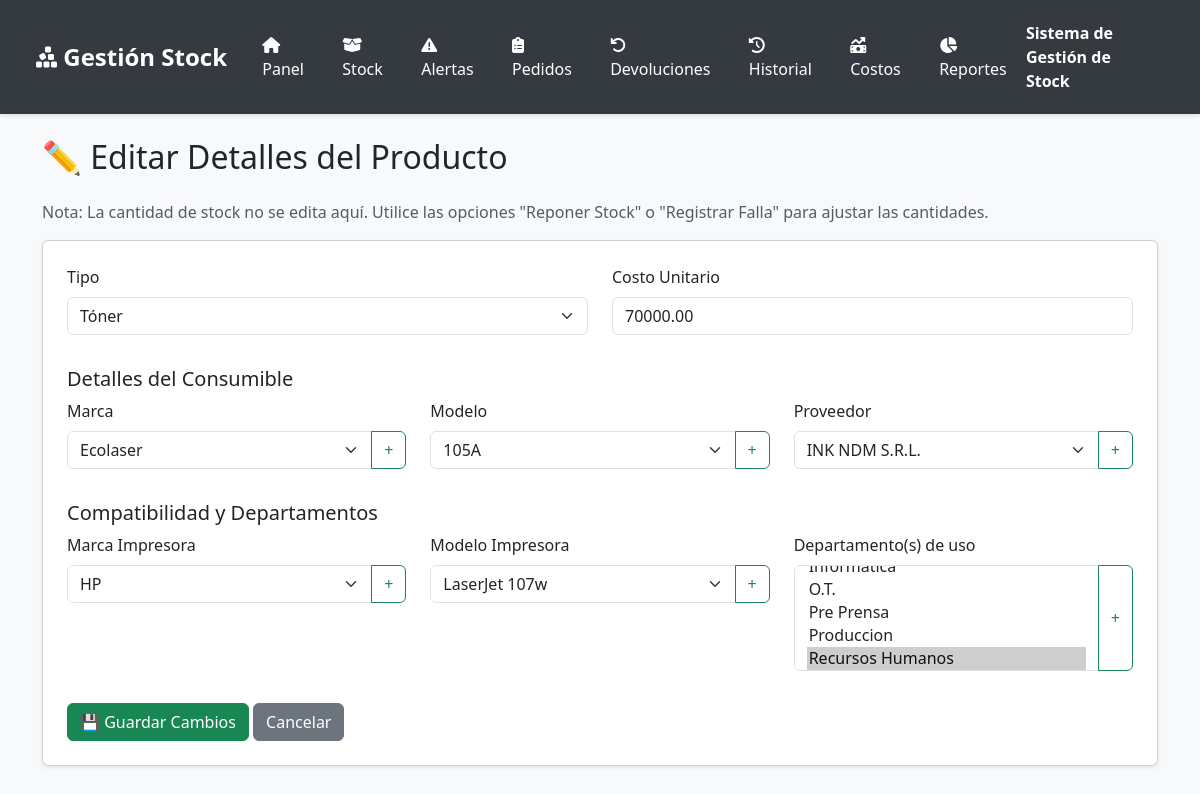
Page /stock/edit/84 on the committed database.
### tables this page shows
CREATE TABLE IF NOT EXISTS `stock` (
  `id` int NOT NULL AUTO_INCREMENT,
  `brand_id` int DEFAULT NULL,
  `consumable_model_id` int DEFAULT NULL,
  `supplier_id` int DEFAULT NULL,
  `type` enum('Tóner','Tinta') DEFAULT NULL,
  `color` varchar(50) DEFAULT NULL,
  `cost` decimal(10,2) NOT NULL DEFAULT '0.00',
  `printer_brand_id` int DEFAULT NULL,
  `printer_model_id` int DEFAULT NULL,
  `date_added` timestamp NULL DEFAULT CURRENT_TIMESTAMP,
  `is_active` tinyint(1) NOT NULL DEFAULT '1',
  PRIMARY KEY (`id`),
  KEY `fk_brand` (`brand_id`),
  KEY `fk_supplier` (`supplier_id`),
  KEY `fk_printer_brand` (`printer_brand_id`),
  KEY `fk_printer_model` (`printer_model_id`),
  KEY `fk_consumable_model` (`consumable_model_id`)
);

CREATE TABLE IF NOT EXISTS `brands` (
  `id` int NOT NULL AUTO_INCREMENT,
  `name` varchar(100) NOT NULL,
  PRIMARY KEY (`id`),
  UNIQUE KEY `name` (`name`)
);

CREATE TABLE IF NOT EXISTS `consumable_models` (
  `id` int NOT NULL AUTO_INCREMENT,
  `name` varchar(100) NOT NULL,
  PRIMARY KEY (`id`),
  UNIQUE KEY `name` (`name`)
);

CREATE TABLE IF NOT EXISTS `suppliers` (
  `id` int NOT NULL AUTO_INCREMENT,
  `name` varchar(150) NOT NULL,
  PRIMARY KEY (`id`),
  UNIQUE KEY `name` (`name`)
);

CREATE TABLE IF NOT EXISTS `printer_brands` (
  `id` int NOT NULL AUTO_INCREMENT,
  `name` varchar(100) NOT NULL,
  PRIMARY KEY (`id`),
  UNIQUE KEY `name` (`name`)
);

### BaseController.php (called while the page is built, shortened)
<?php
require_once APP_ROOT . '/config/Database.php';
class BaseController {
    public function __construct() {
        $this->db = Database::getInstance()->getConnection();
    }
}

### config/Database.php (called while the page is built, shortened)
<?php
class Database {
    private $host = "localhost";
    private $db_name = "stock_manager";
    private $username = "root";
    private $password = "";
    private static $instance = null;
    public $conn;
    private function __construct() {
        try {
            $this->conn = new mysqli($this->host, $this->username, $this->password, $this->db_name);
            $this->conn->set_charset("utf8mb4");
            $this->conn->query("SET SESSION sql_mode = 'STRICT_ALL_TABLES'");
            $this->conn->query("SET time_zone = '-03:00'");
        } catch (Exception $e) {
            die("Error de conexión: " . $e->getMessage());
        }
    }
    public static function getInstance() {
        if (self::$instance === null) {
            self::$instance = new self();
        }
        return self::$instance;
    }
    public function getConnection() {
        try {
            if ($this->conn === null || !$this->conn->query('SELECT 1')) {
                $this->__construct();
            }
        } catch (\Exception $e) {
            $this->__construct();
        }
        return $this->conn;
    }
}
?>

### models/Stock.php (called while the page is built, shortened)
<?php
class Stock {
    private $conn;
    public function __construct($db) { $this->conn = $db; }
    public function getById($id) {
        $stmt = $this->conn->prepare("
            SELECT s.*, b.name as brand_name, cm.name as model_name, sup.name as supplier_name,
                   pb.name as printer_brand_name, pm.name as printer_model_name,
                   COALESCE((SELECT SUM(quantity_change) FROM stock_movements WHERE stock_id = s.id), 0) as calculated_quantity,
                   CASE
                       WHEN s.type = 'Tinta' AND s.color = 'Negro' THEN 'Negro'
                       WHEN s.type = 'Tinta' AND s.color = 'Color' THEN 'Color'
                       WHEN s.type = 'Tóner' AND s.color = 'Negro' THEN 'Negro'
                       WHEN s.type = 'Tóner' AND s.color = 'Cyan' THEN 'Cian'
                       WHEN s.type = 'Tóner' AND s.color = 'Magenta' THEN 'Magenta'
                       WHEN s.type = 'Tóner' AND s.color = 'Yellow' THEN 'Amarillo'
                       WHEN s.color IS NULL OR s.color = '' OR s.color = '0' THEN 'Sin especificar'
                       ELSE s.color
                   END as color_display_name
            FROM stock s
            LEFT JOIN brands b ON s.brand_id = b.id
            LEFT JOIN consumable_models cm ON s.consumable_model_id = cm.id
            LEFT JOIN suppliers sup ON s.supplier_id = sup.id
            LEFT JOIN printer_brands pb ON s.printer_brand_id = pb.id
            LEFT JOIN printer_models pm ON s.printer_model_id = pm.id
            WHERE s.id = ? AND s.is_active = 1");
        $stmt->bind_param("i", $id);
        $stmt->execute();
        return $stmt->get_result()->fetch_assoc();
    }
    public function getDepartmentsByStockId($stock_id) {
        $stmt = $this->conn->prepare("SELECT department_id FROM stock_departments WHERE stock_id = ?");
        $stmt->bind_param("i", $stock_id);
        $stmt->execute();
        $result = $stmt->get_result();
        $department_ids = [];
        while ($row = $result->fetch_assoc()) {
            $department_ids[] = $row['department_id'];
        }
        return $department_ids;
    }
}
?>

### models/Brand.php (called while the page is built, shortened)
<?php
class Brand {
    private $conn;
    public function __construct($db) { $this->conn = $db; }
    public function getAll() { return $this->conn->query("SELECT * FROM brands ORDER BY name ASC"); }
}
?>

### models/Supplier.php (called while the page is built, shortened)
<?php
class Supplier {
    private $conn;
    public function __construct($db) { $this->conn = $db; }
    public function getAll() { return $this->conn->query("SELECT * FROM suppliers ORDER BY name ASC"); }
}
?>

### models/ConsumableModel.php (called while the page is built, shortened)
<?php
class ConsumableModel {
    private $conn;
    public function __construct($db) { $this->conn = $db; }
    public function getAll() { return $this->conn->query("SELECT * FROM consumable_models ORDER BY name ASC"); }
}
?>

### models/PrinterBrand.php (called while the page is built, shortened)
<?php
class PrinterBrand {
    private $conn;
    public function __construct($db) { $this->conn = $db; }
    public function getAll() { return $this->conn->query("SELECT * FROM printer_brands ORDER BY name ASC"); }
}
?>

### models/Department.php (called while the page is built, shortened)
<?php
class Department {
    private $conn;
    public function __construct($db) { $this->conn = $db; }
    public function getAll() { return $this->conn->query("SELECT * FROM departments ORDER BY name ASC"); }
}
?>

### views/stock/edit.php (the view, shortened to what this page needs)
<?php $title = 'Editar Producto'; include 'views/templates/header.php'; ?>
<h2 class="mb-4">✏️ Editar Detalles del Producto</h2>
<p class="text-muted">Nota: La cantidad de stock no se edita aquí. Utilice las opciones "Reponer Stock" o "Registrar Falla" para ajustar las cantidades.</p>
<form method="POST" action="<?php echo BASE_URL; ?>stock/edit/<?php echo $data['item']['id']; ?>" class="card p-4 shadow-sm">
  <div class="row align-items-end">
      <div class="col-md-6 mb-3">
        <label class="form-label">Tipo</label>
        <select name="type" class="form-select" required>
            <option value="Tóner" <?php if($data['item']['type'] == 'Tóner') echo 'selected'; ?>>Tóner</option>
        </select>
      </div>
      <div class="col-md-6 mb-3">
          <label class="form-label">Costo Unitario</label>
          <input type="number" name="cost" class="form-control" value="<?php echo htmlspecialchars($data['item']['cost']); ?>" min="0" step="0.01" required>
      </div>
      </div>
  <h5 class="mt-3">Detalles del Consumible</h5>
  <div class="row">
    <div class="col-md-4 mb-3">
        <label class="form-label">Marca</label>
        <div class="input-group">
            <select name="brand_id" id="brand_select" class="form-select" required>
                <?php $data['brands']->data_seek(0); while($brand = $data['brands']->fetch_assoc()): ?>
                    <option value="<?php echo $brand['id']; ?>" <?php if($data['item']['brand_id'] == $brand['id']) echo 'selected'; ?>>
                        <?php echo htmlspecialchars($brand['name']); ?>
                    </option>
                <?php endwhile; ?>
            </select>
            <button class="btn btn-outline-success" type="button" onclick="openCategoryModal('Brand')">+</button>
        </div>
    </div>
    <div class="col-md-4 mb-3">
        <label class="form-label">Modelo</label>
        <div class="input-group">
            <select name="consumable_model_id" id="consumable_model_select" class="form-select" required>
                <?php $data['consumable_models']->data_seek(0); while($consumable_model = $data['consumable_models']->fetch_assoc()): ?>
                    <option value="<?php echo $consumable_model['id']; ?>" <?php if($data['item']['consumable_model_id'] == $consumable_model['id']) echo 'selected'; ?>>
                        <?php echo htmlspecialchars($consumable_model['name']); ?>
                    </option>
                <?php endwhile; ?>
            </select>
            <button class="btn btn-outline-success" type="button" onclick="openCategoryModal('ConsumableModel')">+</button>
        </div>
    </div>
    <div class="col-md-4 mb-3">
        <label class="form-label">Proveedor</label>
        <div class="input-group">
            <select name="supplier_id" id="supplier_select" class="form-select">
                <?php $data['suppliers']->data_seek(0); while($supplier = $data['suppliers']->fetch_assoc()): ?>
                    <option value="<?php echo $supplier['id']; ?>" <?php if($data['item']['supplier_id'] == $supplier['id']) echo 'selected'; ?>>
                        <?php echo htmlspecialchars($supplier['name']); ?>
                    </option>
                <?php endwhile; ?>
            </select>
            <button class="btn btn-outline-success" type="button" onclick="openCategoryModal('Supplier')">+</button>
        </div>
    </div>
  </div>
  <h5 class="mt-3">Compatibilidad y Departamentos</h5>
  <div class="row">
    <div class="col-md-4 mb-3">
      <label class="form-label">Marca Impresora</label>
      <div class="input-group">
          <select name="printer_brand_id" id="printer_brand_select" class="form-select">
              <?php $data['printer_brands']->data_seek(0); while($p_brand = $data['printer_brands']->fetch_assoc()): ?>
                  <option value="<?php echo $p_brand['id']; ?>" <?php if($data['item']['printer_brand_id'] == $p_brand['id']) echo 'selected'; ?>>
                      <?php echo htmlspecialchars($p_brand['name']); ?>
                  </option>
              <?php endwhile; ?>
          </select>
          <button class="btn btn-outline-success" type="button" onclick="openCategoryModal('PrinterBrand')">+</button>
      </div>
    </div>
    <div class="col-md-4 mb-3">
      <label class="form-label">Modelo Impresora</label>
      <div class="input-group">
          <select name="printer_model_id" id="printer_model_select" class="form-select">
              <?php
                foreach($data['printer_models_for_brand'] as $p_model) {
                    $selected = ($data['item']['printer_model_id'] == $p_model['id']) ? 'selected' : '';
                    echo "<option value=\"{$p_model['id']}\" {$selected}>" . htmlspecialchars($p_model['name']) . "</option>";
                }
              ?>
          </select>
          <button class="btn btn-outline-success" type="button" onclick="openCategoryModal('PrinterModel')" id="addPrinterModelBtn">+</button>
      </div>
    </div>
    <div class="col-md-4 mb-3">
        <label class="form-label">Departamento(s) de uso</label>
        <div class="input-group">
            <select name="department_ids[]" id="department_select" class="form-select" multiple>
                <?php $data['departments']->data_seek(0); while($department = $data['departments']->fetch_assoc()): ?>
                    <option value="<?php echo $department['id']; ?>" <?php if(in_array($department['id'], $data['item_departments'])) echo 'selected'; ?>>
                        <?php echo htmlspecialchars($department['name']); ?>
                    </option>
                <?php endwhile; ?>
            </select>
            <button class="btn btn-outline-success" type="button" onclick="openCategoryModal('Department')">+</button>
        </div>
    </div>
  </div>
  <div class="mt-3">
      <button type="submit" class="btn btn-success">💾 Guardar Cambios</button>
      <a href="<?php echo BASE_URL; ?>stock/report" class="btn btn-secondary">Cancelar</a>
  </div>
</form>
<?php include 'views/templates/footer.php'; ?>

### views/templates/header.php (style rules this page uses)
:root { --primary-color: #343a40; --accent-color: #007bff; --text-color: #ffffff; --text-hover-bg: #495057; --border-radius: 12px; }
body { padding-top: 90px; background-color: #f8f9fa; }

### rows in the picture
stock: type "Tóner", cost "70000.00", brand_id "Ecolaser", consumable_model_id "105A", supplier_id "INK NDM S.R.L.", printer_brand_id "HP"

### other values in the picture
form field printer_model_id "LaserJet 107w"
form field value "O.T. / Pre Prensa / Produccion / Recursos Humanos ☑"
